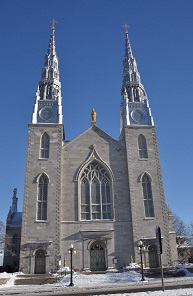
//> input picture church01.jpg, 193 x 296 px
$ ./keypoint_matching   (built with g++ and OpenCV 4)
//> lines starting //> are read from the running program, lines starting //| are printed output that depends on the picture
#include <opencv2/opencv.hpp>
#include <iostream>
using namespace std;
using namespace cv;


void keypoint_matching()
{
	Mat src1 = imread("../images/church01.jpg", IMREAD_GRAYSCALE);
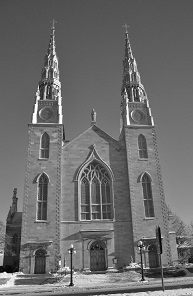
//> src1: 296 rows x 193 cols, CV_8UC1; min 0, max 255, mean 107.8
	Mat src2 = imread("../images/church02.jpg", IMREAD_GRAYSCALE);
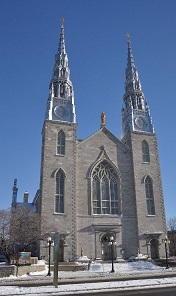
//> input picture church02.jpg, 176 x 296 px
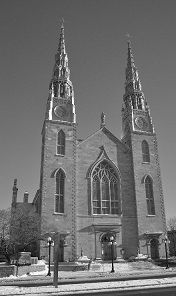
//> src2: 296 rows x 176 cols, CV_8UC1; min 0, max 255, mean 111.3
	if (src1.empty() || src2.empty()) {
		cerr << "Image load Failed!" << endl;
		return;
	}

	Ptr<Feature2D> feature = ORB::create();

	vector<KeyPoint> keypoints1, keypoints2;
	Mat desc1, desc2;
	feature->detectAndCompute(src1, Mat(), keypoints1, desc1);
//> keypoints1 = 378 keypoints; strongest (x, y, size): (33, 122, 31), (61, 122, 31), (38, 98, 31), (54, 86, 31)
	feature->detectAndCompute(src2, Mat(), keypoints2, desc2);
//> keypoints2 = 354 keypoints; strongest (x, y, size): (115, 264, 31), (50, 117, 31), (38, 259, 31), (48, 243, 31)

	Ptr<DescriptorMatcher> matcher = BFMatcher::create(NORM_HAMMING);

	vector<DMatch> matches;
	matcher->match(desc1, desc2, matches);
//> matches = 378 matches

	Mat dst;
	drawMatches(src1, keypoints1, src2, keypoints2, matches, dst);
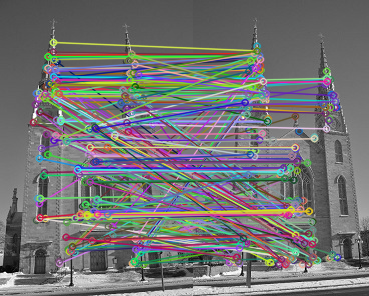
//> dst: 296 rows x 369 cols, CV_8UC3; mean B, G, R 115.9, 114.7, 114.5

	imshow("dst", dst);

	waitKey();
	destroyAllWindows();
}


int main()
{
	keypoint_matching();

	return 0;
}
